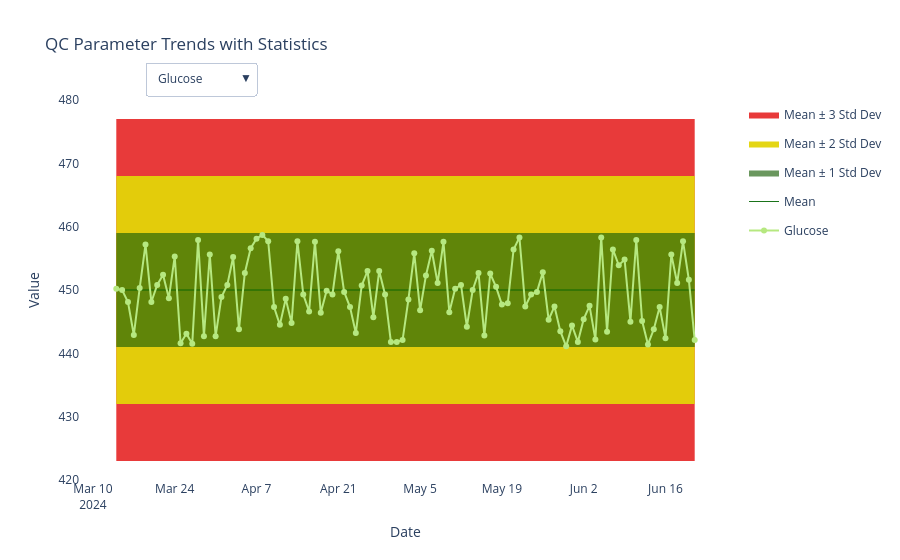

Source (notebook cell):
### Code cell
stats_df3 = load_stats("qc_3.xlsx")
data = generate_data(stats_df3, 100)
# Build DataFrame
df = build_df(data, "03/14/2024")
# Plot graph
fig = plot_graph(df,stats_df3)
fig.show()
